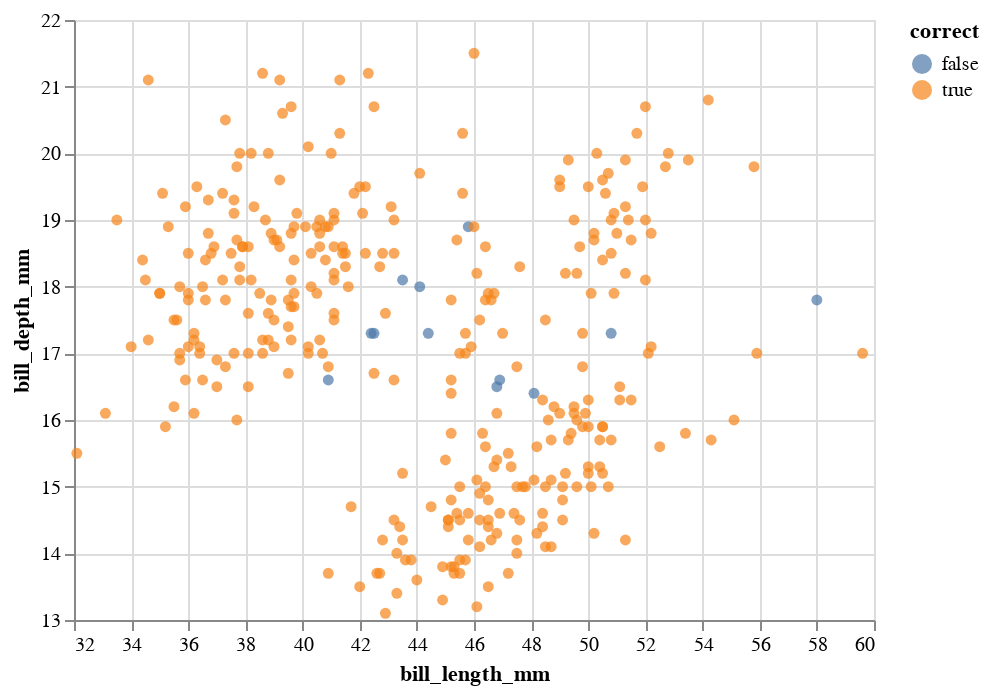

Notebook cell for this chart:
### Code cell
alt.Chart(df).mark_circle().encode(
    x=alt.X(cols[0], scale=alt.Scale(zero=False)),
    y=alt.Y(cols[1], scale=alt.Scale(zero=False)),
    color="correct"
)

### Figure 1 — Vega-Lite specification as saved in the notebook (floating-point values rounded to 4 significant figures; data arrays with more than 128 entries replaced by an {"elided": "..."} marker saying what was removed)
{"config": {"view": {"continuousWidth": 400, "continuousHeight": 300}}, "data": {"name": "data-3aa4250e5c620061572c2d99c364ddec"}, "mark": "circle", "encoding": {"color": {"field": "correct", "type": "nominal"}, "x": {"field": "bill_length_mm", "scale": {"zero": false}, "type": "quantitative"}, "y": {"field": "bill_depth_mm", "scale": {"zero": false}, "type": "quantitative"}}, "$schema": "https://vega.github.io/schema/vega-lite/v4.17.0.json", "datasets": {"data-3aa4250e5c620061572c2d99c364ddec": {"elided": "333 records"}}}
